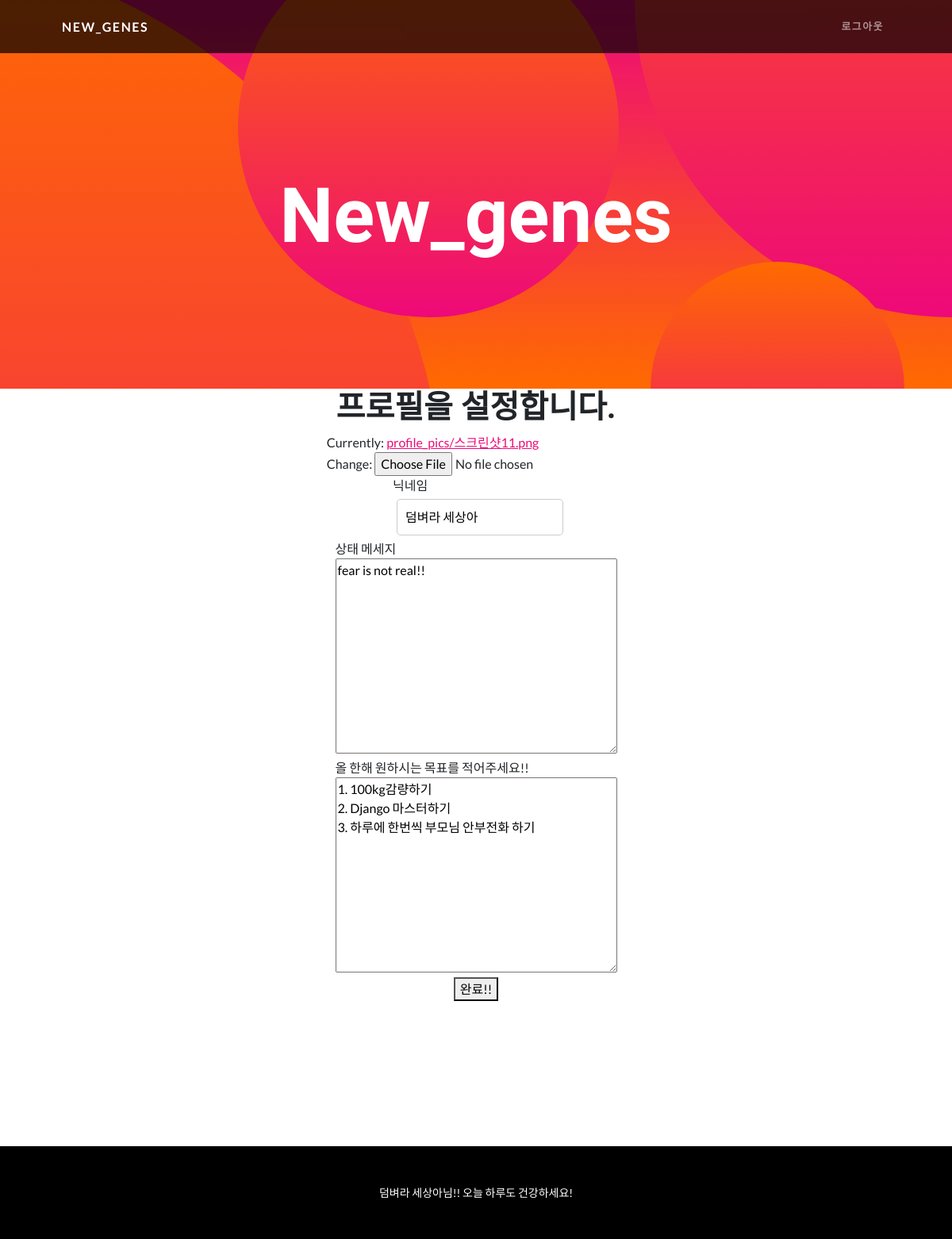
The page /set-profile/ (signed in) on the database its author committed.
### Gene/models.py (models this page shows, shortened)
class User(AbstractUser):
    nickname = models.CharField(max_length=20, unique=True, null=True,
                                validators=[validate_no_special_characters])
    intro = models.TextField(null=True)
    profile_picture = models.ImageField(upload_to="profile_pics", default="default_profile_pic.jpg")
    goals = models.TextField(null=True)
    rating_FTO = [
        (1, 'TT'),
        (2, 'TA'),
        (3, 'AA')
    ]
    FTO_gene = models.IntegerField(choices=rating_FTO, default=None, null=True)
    rating_MC4R = [
        (1, 'TT'),
        (2, 'TC'),
        (3, 'CC')
    ]
    MC4R_gene = models.IntegerField(choices=rating_MC4R, default=None, null=True)
    rating_BDNF = [
        (1, 'AA'),
        (2, 'AG'),
        (3, 'GG')
    ]
    BDNF_gene = models.IntegerField(choices=rating_BDNF, default=None, null=True)
    rating_OCA2=[
        (1, 'TT'),
        (2, 'TC'),
        (3, 'CC')
    ]
    OCA2_gene = models.IntegerField(choices=rating_OCA2, null=True, default=None)
    rating_MC1R = [
        (1, 'GG'),
        (2, 'GA'),
        (3, 'AA')
    ]
    MC1R_gene = models.IntegerField(choices=rating_MC1R, null=True, default=None)
    rating_chr20p11_1 = [
        (1, 'GG'),
        (2, 'GA'),
        (3, 'AA')
    ]
    chr20p11_1 = models.IntegerField(choices=rating_chr20p11_1, null=True, default=None)
    rating_chr20p11_2 = [
        (1, 'CC'),
        (2, 'CT'),
        (3, 'TT')
    ]
    chr20p11_2 = models.IntegerField(choices=rating_chr20p11_2, null=True, default=None)
    rating_IL2RA = [
        (1, 'TT'),
        (2, 'TC'),
        (3, 'CC')
    ]
    IL2RA = models.IntegerField(choices=rating_IL2RA, null=True, default=None)
    rating_HLA_DQB1 = [
        (1, 'AA'),
        (2, 'AG'),
        (3, 'GG')
    ]
    HLA_DQB1 = models.IntegerField(choices=rating_HLA_DQB1, null=True, default=None)
    rating_EDAR = [
        (1, 'GG'),
        (2, 'GA'),
        (3, 'AA')
    ]
    EDAR = models.IntegerField(choices=rating_EDAR, null=True, default=None)
    rating_AGER_1 = [
        (1, 'CC'),
        (2, 'CT'),
        (3, 'TT')
    ]
    AGER_1 = models.IntegerField(choices=rating_AGER_1, null=True, default=None)
    rating_AGER_2 = [
        (1, 'GG'),
        (2, 'GA'),
        (3, 'AA')
    ]
    AGER_2 = models.IntegerField(choices=rating_AGER_2, null=True, default=None)
    rating_GCKR = [
        (1, 'CC'),
        (2, 'CT'),
        (3, 'TT')
    ]
    GCKR = models.IntegerField(choices=rating_GCKR, null=True, default=None)
    rating_ANGPTL3 = [
        (1, 'GG'),
        (2, 'GT'),
        (3, 'TT')
    ]
    ANGPTL3 = models.IntegerField(choices=rating_ANGPTL3, null=True, default=None)
    rating_TRIB1 = [
        (1, 'TT'),
        (2, 'TA'),
        (3, 'AA')
    ]
    TRIB1 = models.IntegerField(choices=rating_TRIB1, null=True, default=None)
    rating_HMGCR = [
        (1, 'AA'),
        (2, 'AT'),
        (3, 'TT')
    ]
    HMGCR = models.IntegerField(choices=rating_HMGCR, null=True, default=None)
    rating_ABO = [
        (1, 'CC'),
        (2, 'CA'),
        (3, 'AA')
    ]
    ABO = models.IntegerField(choices=rating_ABO, null=True, default=None)
    rating_LIPG = [
        (1, 'TT'),
        (2, 'TG'),
        (3, 'GG')
    ]
    LIPG = models.IntegerField(choices=rating_LIPG, null=True, default=None)
    rating_DGKB_TMEM195 = [
        (1, 'GG'),
        (2, 'GT'),
        (3, 'TT')
    ]
    DGKB_TMEM195 = models.IntegerField(choices=rating_DGKB_TMEM195, null=True, default=None)
    rating_CDKN2A_2B = [
        (1, 'CC'),
        (2, 'CT'),
        (3, 'TT')
    ]
    CDKN2A_2B = models.IntegerField(choices=rating_CDKN2A_2B, null=True, default=None)
    rating_GCK = [
        (1, 'GG'),
        (2, 'GA'),
        (3, 'AA')
    ]
    GCK = models.IntegerField(choices=rating_GCK, null=True, default=None)
    rating_GLIS3 = [
        (1, 'GG'),
        (2, 'GA'),
        (3, 'AA')
    ]
    GLIS3 = models.IntegerField(choices=rating_GLIS3, null=True, default=None)
    rating_GUCY1A3 = [
        (1, 'AA'),
        (2, 'AC'),
        (3, 'CC')
    ]
    GUCY1A3 = models.IntegerField(choices=rating_GUCY1A3, null=True, default=None)
    rating_ABCA1 = [
        (1, 'CC'),
        (2, 'CT'),
        (3, 'TT')
    ]
    ABCA1 = models.IntegerField(choices=rating_ABCA1, null=True, default=None)
    rating_FGF5 = [
        (1, 'AA'),
        (2, 'AT'),
        (3, 'TT')
    ]
    FGF5 = models.IntegerField(choices=rating_FGF5, null=True, default=None)
    rating_ATP2B1 = [
        (1, 'AA'),
        (2, 'AG'),
        (3, 'GG')
    ]
    ATP2B1 = models.IntegerField(choices=rating_ATP2B1, null=True, default=None)
    rating_NPR3 = [
        (1, 'AA'),
        (2, 'AG'),
        (3, 'GG')
    ]
    NPR3 = models.IntegerField(choices=rating_NPR3, null=True, default=None)
    rating_CYP17A1 = [
        (1, 'GG'),
        (2, 'GA'),
        (3, 'AA')
    ]
    CYP17A1 = models.IntegerField(choices=rating_CYP17A1, null=True, default=None)
    rating_SLC23A1_1 = [
        (1, 'CC'),
        (2, 'CT'),
        (3, 'TT')
    ]
    SLC23A1_1 = models.IntegerField(choices=rating_SLC23A1_1, null=True, default=None)
    rating_SLC23A1_2 = [
        (1, 'AA'),
        (2, 'AG'),
        (3, 'GG')
    ]
    SLC23A1_2 = models.IntegerField(choices=rating_SLC23A1_2, null=True, default=None)
    rating_CYP1A1_CYP1A2 = [
        (1, 'AA'),
        (2, 'AC'),
        (3, 'CC')
    ]
    CYP1A1_CYP1A2 = models.IntegerField(choices=rating_CYP1A1_CYP1A2, null=True, default=None)
    rating_AHR = [
        (1, 'CC'),
        (2, 'CT'),
        (3, 'TT')
    ]
    AHR = models.IntegerField(choices=rating_AHR, null=True, default=None)

### Gene/views.py (the view, shortened to what this page needs)
# urls.py: path("set-profile/", views.ProfileSetView.as_view(), name="profile-set"),
class ProfileSetView(UpdateView):
    model = User
    form_class = User_Profile_Form
    template_name = "Profile/profile_set_form.html"
    def get_object(self, queryset=None):
        return self.request.user

### Gene/forms.py
class User_Profile_Form(forms.ModelForm):
    class Meta:
        model = User
        fields = ['nickname', 'intro', 'profile_picture', 'goals']

### Gene/templates/Profile/profile_set_form.html (shortened to what this page needs)
{% extends 'gene_base/base.html' %}
{% load static %}
{% block content %}
    <h1>프로필을 설정합니다.</h1>
    <form method="post" enctype="multipart/form-data">
        <div>
            {{form.profile_picture}}<br>
        </div>
        <div>
            닉네임 <br>
            {{form.nickname}}
        </div>
        <div>
            상태 메세지 <br>
            {{form.intro}}
        </div>
        <div>
            올 한해 원하시는 목표를 적어주세요!! <br>
            {{form.goals}}
        </div>
        <button type="submit">완료!!</button>
    </form>
{% endblock content %}

### Gene/templates/gene_base/base.html (shortened to what this page needs)
{% load static %}
<!DOCTYPE html>
<html lang="en">
    <head>
        <link href={% static 'Gene/styles/style.css' %} rel="stylesheet" />
        <link href={% static 'Gene/styles/make.css' %} rel="stylesheet" />
    </head>
        <body id="page-top">
                    <nav class="navbar navbar-expand-lg navbar-dark navbar-custom fixed-top">
                        <div class="container px-5">
                            <a class="navbar-brand" href={% url 'home' %}>New_genes</a>
                            <div class="collapse navbar-collapse" id="navbarResponsive">
                                <ul class="navbar-nav ms-auto">
                                    {% if user.is_authenticated %}
                                        <li class="nav-item"><a class="nav-link" href={% url 'account_logout' %}>로그아웃</a></li>
                                    {% else %}
                                        <li class="nav-item"><a class="nav-link" href={% url 'account_signup' %}>회원가입</a></li>
                                        <li class="nav-item"><a class="nav-link" href={% url 'account_login' %}>로그인</a></li>
                                    {% endif %}
                                </ul>
                            </div>
                        </div>
                    </nav>
                    <header class="masthead text-center text-white">
                        <div class="masthead-content">
                            <div class="container px-5">
                                <h1 class="masthead-heading mb-0">New_genes</h1>
                            </div>
                        </div>
                        <div class="bg-circle-1 bg-circle"></div>
                        <div class="bg-circle-2 bg-circle"></div>
                        <div class="bg-circle-3 bg-circle"></div>
                        <div class="bg-circle-4 bg-circle"></div>
                    </header>
                    <section class="content_section">
                        <div class="container px-5">
                            <div class="row gx-5 align-items-center">
                                    {% block content %}
                                    {% endblock content %}
                            </div>
                        </div>
                    </section>
                    <footer class="py-5 bg-black">
                        {% if user.is_authenticated %}
                            <div class="container px-5"><p class="m-0 text-center text-white small">{{user.nickname}}님!! 오늘 하루도 건강하세요!</p></div>
                        {% else %}
                            <div class="container px-5"><p class="m-0 text-center text-white small">로그아웃된 상태입니다.</p></div>
                        {% endif %}
                    </footer>
        </body>
</html>

### Gene/static/Gene/styles/make.css (style rules this page uses)
.content_section { margin-bottom: 300px; }

### rows shown on the page
User: nickname "덤벼라 세상아", intro "fear is not real!!", goals "1. 100kg감량하기 2. Django 마스터하기 3. 하루에 한번씩 부모님 안부전화 하기"
